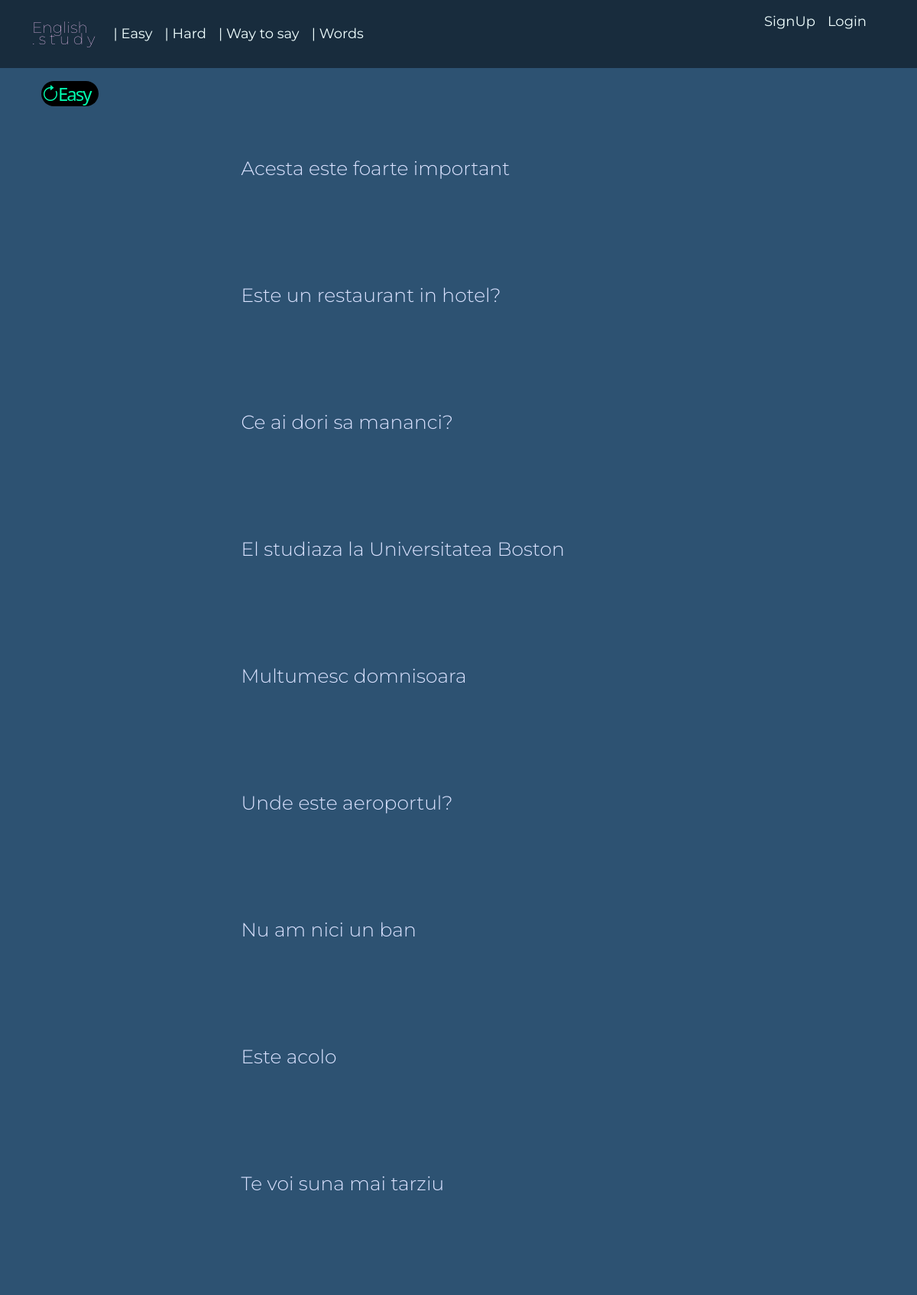
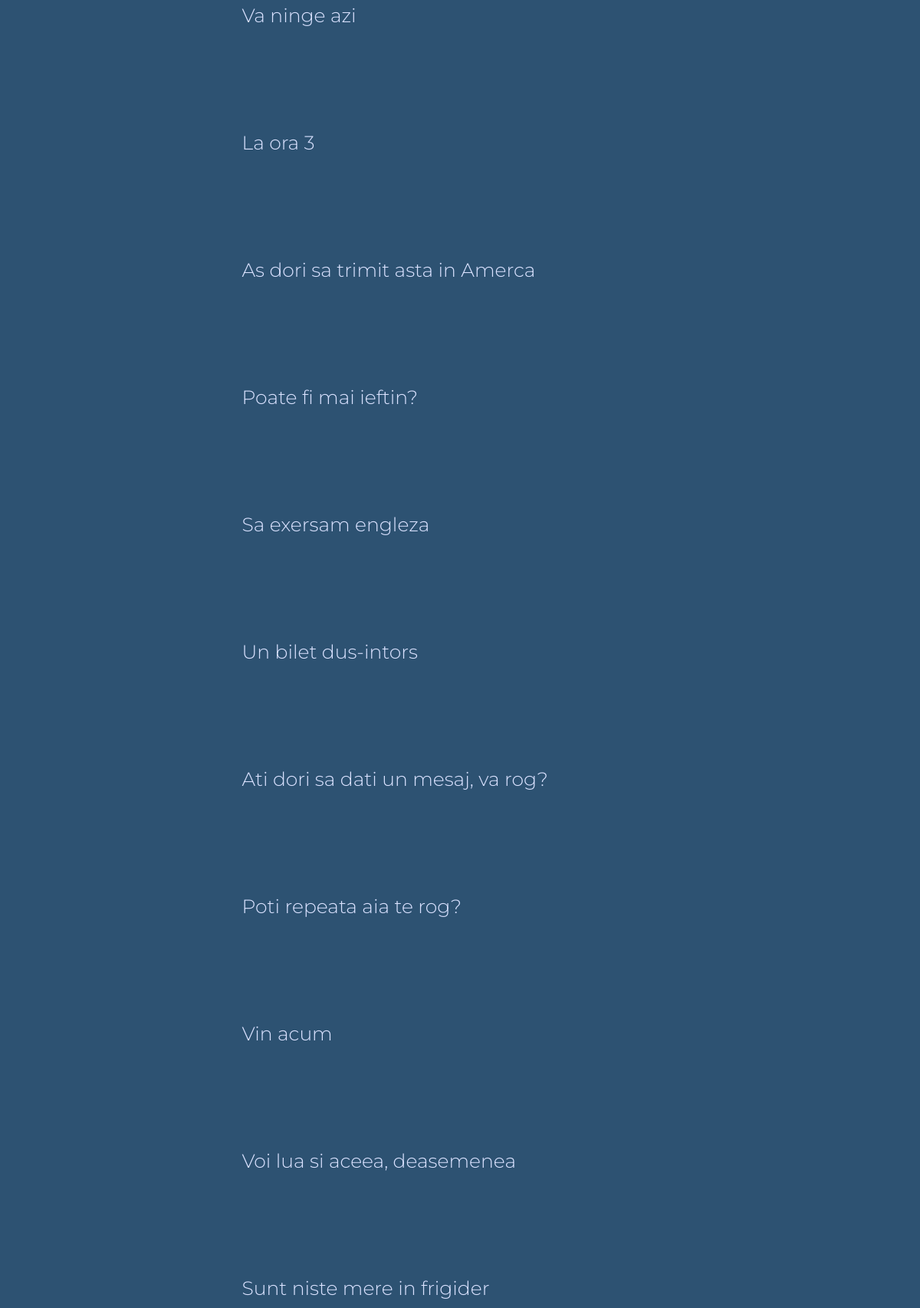
The page /article_easy/ (upper part) on the database its author committed (2 pictures, top to bottom).
### agency/models.py (models this page shows)
class RomEngExp(models.Model):
    romex = models.CharField(max_length=100)
    engex = models.CharField(max_length=100)
    def __str__(self):
        s = ''.join(char for char in self.romex if char.isalnum())
        return s

### agency/views.py (the view)
# urls.py: path('article_easy/', ArticleEasyView.as_view(), name='article_easy'),
class ArticleEasyView(ListView):
    model = RomEngExp
    template_name = 'agency/article_easy.html'
    def get_context_data(self, **kwargs):
        context = super().get_context_data(**kwargs)
        context['exp_list_2'] = RomEngExp.objects.all().order_by("?")[:50]
        return context

### agency/templates/agency/article_easy.html (shortened to what this page needs)
{% extends 'base.html' %}
{% block content %}
    <div class="container-lg mt-3">
      <div class="row justify-content-lg-center">
      <div class="row sticky">
          <div class="btn-group" role="group" aria-label="Basic example">
                  <a href="{% url 'article_easy' %}" class="sticky"><i class="bi bi-arrow-clockwise" style="font-size: x-large">Easy</i></a>
          </div>
      </div>
            {% for exp in exp_list_2 %}
            <div class="col-lg-7 my-3 p-5">
                <h4 id="{{ exp.pk }}" style="color: #dae2ff">{{ exp.romex|capfirst }}</h4>
            </div>
            {% endfor %}
      </div>
      </div>
{% endblock %}

### templates/base.html (shortened to what this page needs)
{% load i18n %}
{% load socialaccount %}
<!DOCTYPE html>
<html lang="en">
<head>
    <link rel="stylesheet" href="https://cdn.jsdelivr.net/npm/bootstrap-icons@1.9.1/font/bootstrap-icons.css">
    <link rel="stylesheet" href="https://cdn.jsdelivr.net/npm/bootstrap@5.1.3/dist/css/bootstrap.min.css">
  <link rel="stylesheet" href="https://cdnjs.cloudflare.com/ajax/libs/jquery-datetimepicker/2.5.20/jquery.datetimepicker.min.css" />
</head>
<body>
    <nav class="navbar navbar-expand-lg" style="background-color: rgb(24,44,61)">
   <div class="container-lg">
       <h6><a class="navbar-nav sigla" href="{% url 'home' %}">English<br> . s t u d y</a></h6>
    <div class="offcanvas offcanvas-end" tabindex="-1" id="offcanvasNavbar" aria-labelledby="offcanvasNavbarLabel">
      <div class="offcanvas-body" style="background-color: rgb(24,44,61)">
          <ul class="navbar-nav p-3">
              <li class="nav-item">
            <a style="color: azure" class="nav-link" href="{% url 'article_easy' %}"> | Easy</a>
          </li>
              <li class="nav-item">
            <a style="color: azure" class="nav-link" href="{% url 'articles' %}"> | Hard</a>
          </li>
              <li class="nav-item">
            <a style="color: azure" class="nav-link" href="{% url 'waytosay' %}"> | Way to say</a>
          </li>
              <li class="nav-item">
            <a style="color: azure" class="nav-link" href="{% url 'verbs' %}"> | Words</a>
          </li>
          </ul>
        <ul class="navbar-nav justify-content-end flex-grow-1 pe-3">
            {% if user.is_authenticated %}
          <li>
            <a style="color: azure; font-size: small" class="nav-link active" aria-current="page" href="#">{{ user.username }}</a>
          </li>
                <form method="post" action="{% url 'account_logout' %}">
               {% csrf_token %}
               {% if redirect_field_value %}
               <input type="hidden" name="{{ redirect_field_name }}" value="{{ redirect_field_value }}"/>
               {% endif %}
                <button type="submit" class="button-menu">Sign-out</button>
                </form>
                {% else %}
                <li>
                <a style="color: azure" class="nav-link active" aria-current="page" href="{% url 'account_signup' %}">SignUp</a>
                </li>
                <li>
                <a style="color: azure" class="nav-link active" aria-current="page" href="{% url 'account_login' %}">Login</a>
                </li>
            {% endif %}
        </ul>
      </div>
    </div>
  </div>
   </nav>
{% block content %}
{% endblock %}
</body>
</html>

### templates/base.html (style rules this page uses)
p, ul, li, label { font-family: Montserrat, sans-serif; color: azure; font-size: large; line-height: 25px; }
i { color: #01fcb0; border-radius: 50px; background: black; padding: 0 10px 0 0; font-style: normal; letter-spacing: -2px; }
h6 { font-family: Kanit, sans-serif; font-weight: lighter; font-size: x-large; color: #bbccdd; }
.sigla { font-stretch: condensed; color: #ffcdfe; font-family: Montserrat, sans-serif; position: relative; top: 3px; font-size: smaller; line-height: 15px; }
h4 { font-family: Montserrat, serif; color: #ddffdd; font-size: 25px; font-weight: 300; }
a { text-decoration: none; }
body { background-color: rgb(45, 82, 114); color: #04c0f8; }
.sticky { position: sticky; top: 25px; font-size: 20px; }

### rows shown on the page
RomEngExp: romex "Acesta este foarte important"
RomEngExp: romex "Este un restaurant in hotel?"
RomEngExp: romex "Ce ai dori sa mananci?"
RomEngExp: romex "El studiaza la Universitatea Boston"
RomEngExp: romex "Multumesc domnisoara"
RomEngExp: romex "Unde este aeroportul?"
RomEngExp: romex "Nu am nici un ban"
RomEngExp: romex "Este acolo"
RomEngExp: romex "Te voi suna mai tarziu"
RomEngExp: romex "Va ninge azi"
RomEngExp: romex "La ora 3"
RomEngExp: romex "As dori sa trimit asta in Amerca"
RomEngExp: romex "Poate fi mai ieftin?"
RomEngExp: romex "Sa exersam engleza"
RomEngExp: romex "Un bilet dus-intors"
RomEngExp: romex "Ati dori sa dati un mesaj, va rog?"
RomEngExp: romex "Poti repeata aia te rog?"
RomEngExp: romex "Vin acum"
RomEngExp: romex "Voi lua si aceea, deasemenea"
RomEngExp: romex "Sunt niste mere in frigider"
